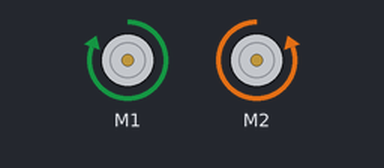
This sketch was run on a simulated Arduino Uno, built with avr-gcc and run on an emulated ATmega328P. Parts: 2 × DC motor (green arrow = forward, orange = backward, longer = faster).

Above: at 0.1 s.
Timing chart, 0 to 1.6 s (numbered marks = the images above):
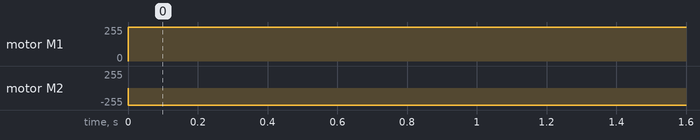

Measured:
- by itself, motor M1: stopped → forward 255/255 at 0.00 s
- by itself, motor M2: stopped → backward 255/255 at 0.00 s

The sketch:

motortest1.ino
```cpp
//Inclusions and variables for Motor
#include <Wire.h>
#include <Adafruit_MotorShield.h>
#include "utility/Adafruit_MS_PWMServoDriver.h"
Adafruit_MotorShield AFMS = Adafruit_MotorShield();
Adafruit_DCMotor *myMotor1 = AFMS.getMotor(1);
Adafruit_DCMotor *myMotor2 = AFMS.getMotor(2);
int motorSpeedFast = 255;
int motorSpeedSlowTurn = 80;
int motorSpeedSlowStraight = 210;
int spinDelay = 1000;
int pivotDelay = 4650;

//Motor functions
void MoveForward() {
  myMotor1->setSpeed(motorSpeedFast);
  myMotor1->run(FORWARD);
  myMotor2->setSpeed(motorSpeedFast);
  myMotor2->run(BACKWARD);
}

void MoveBackward() {
  myMotor1->setSpeed(motorSpeedFast);
  myMotor1->run(BACKWARD);
  myMotor2->setSpeed(motorSpeedFast);
  myMotor2->run(FORWARD);
}

void PivotLeft() {
  myMotor2->setSpeed(0);
  myMotor1->setSpeed(motorSpeedFast);
  myMotor1->run(FORWARD);
}

void PivotRight() {
  myMotor2->setSpeed(motorSpeedFast);
  myMotor2->run(BACKWARD);
  myMotor1->setSpeed(0);
}

void MoveStop() {
  myMotor1->setSpeed(0);
  myMotor2->setSpeed(0);
}

void SoftTurnLeft() {
  myMotor1->setSpeed(motorSpeedFast);
  myMotor1->run(FORWARD);
  myMotor2->setSpeed(motorSpeedSlowTurn);
  myMotor2->run(BACKWARD);
}

void SoftTurnRight() {
  myMotor1->setSpeed(motorSpeedSlowTurn);
  myMotor1->run(FORWARD);
  myMotor2->setSpeed(motorSpeedFast);
  myMotor2->run(BACKWARD);
}

void SlightRight() {
  myMotor1->setSpeed(motorSpeedSlowStraight);
  myMotor1->run(FORWARD);
  myMotor2->setSpeed(motorSpeedFast);
  myMotor2->run(BACKWARD);
}


void setup() {
  // put your setup code here, to run once:
  AFMS.begin();
  Serial.begin(9600);
  MoveForward();
}

void loop() {
  /*
  delay(5000);
  MoveForward();
  delay(5000);
  MoveBackward();
  delay(600);
  PivotLeft();
  delay(2300);
  MoveBackward();
  delay(2000);
  SoftTurnLeft();
  delay(3200);
  MoveBackward();
  */

  /*
  //JUST DELETED
  delay(5000);
  SlightRight();
  delay(2000);
  MoveBackward();
  delay(200);
  SoftTurnLeft();
  delay(500);
  MoveForward();
  delay(2000);
  */

  /*
  Serial.println(motorSpeedFast);
  delay(3000);
  MoveBackward();
  delay(3000);
  MoveForward();
  motorSpeedFast -= 10;
  */

}
```
